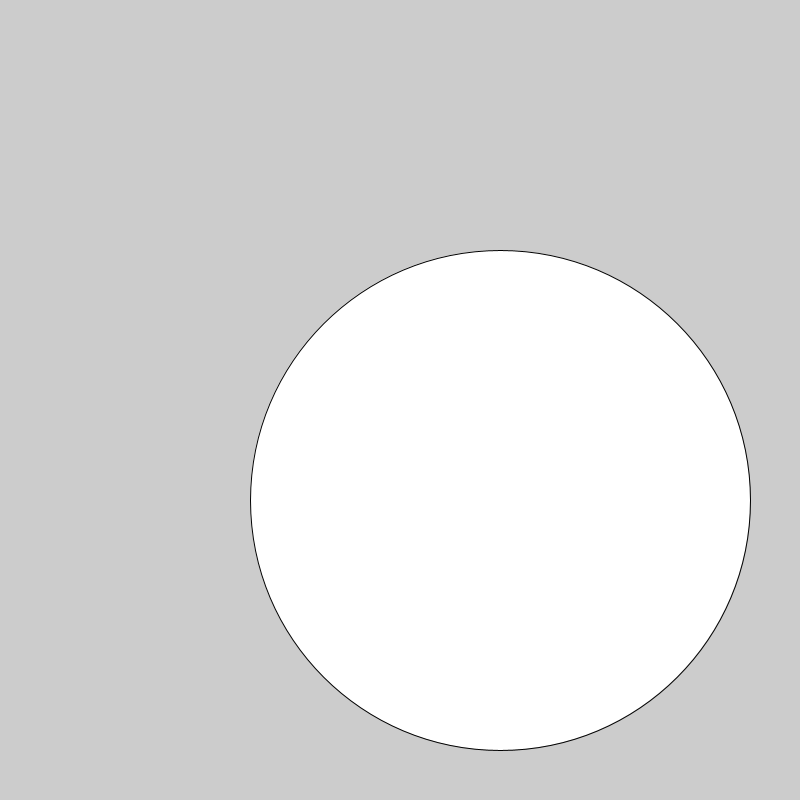
Frame 1 (no input)
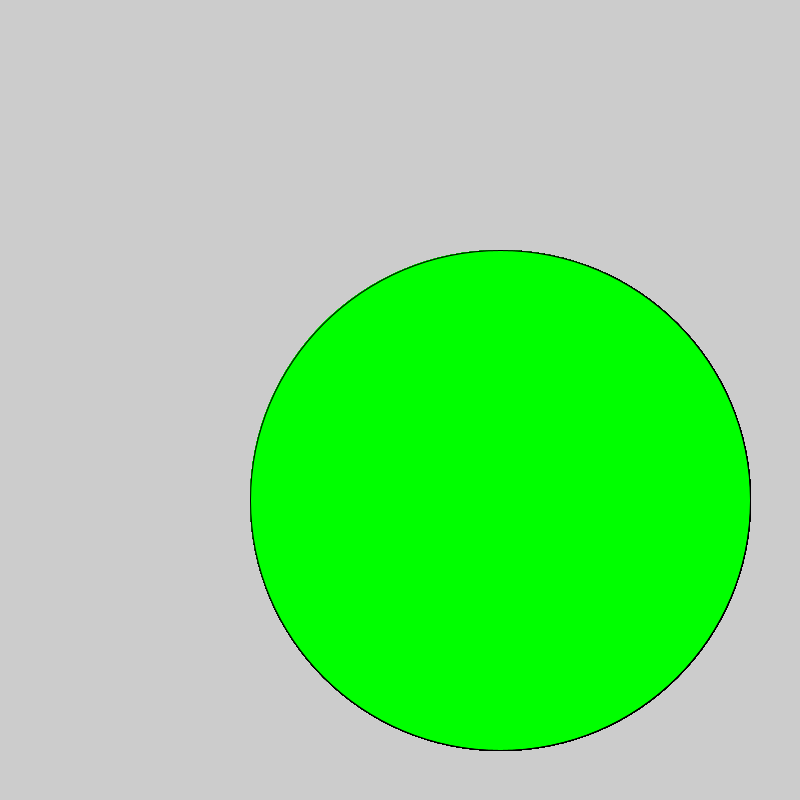
Frame 60 (the mouse pressed at the canvas centre just before this capture)
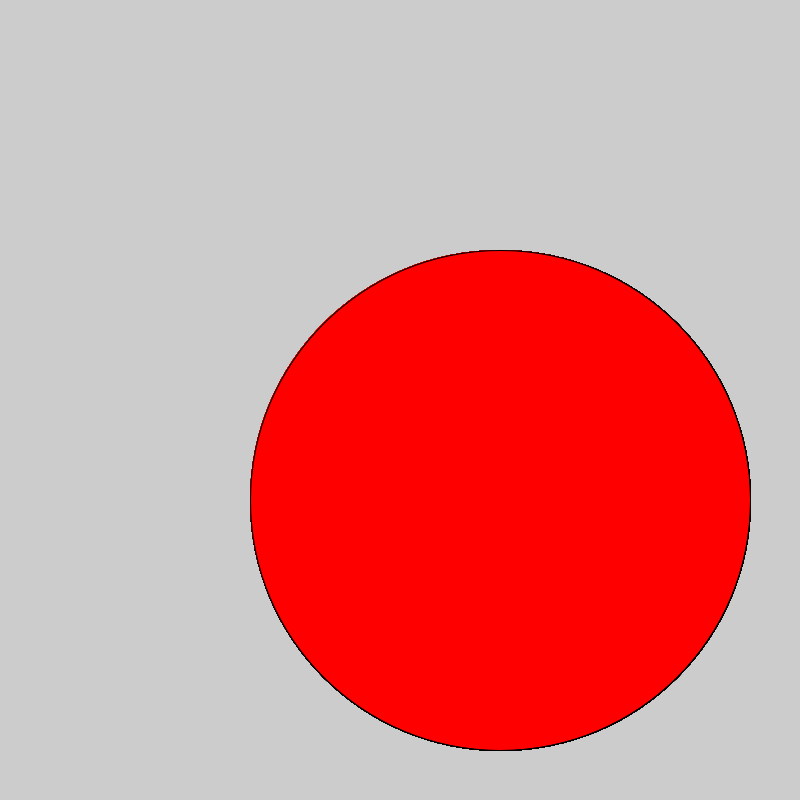
Frame 120 (the mouse held since frame 60 and released just before this capture)

The Processing sketch that drew these frames (run headless with seeded random() and noise(); from frame 60 on, the mouse is pressed at the canvas centre):

// Processing sketch: sketch_190228a
// ── sketch_190228a.pde
void setup(){
size(800, 800);
}

void draw(){
 ellipse(500, 500, 500, 500);
 fill(0,255,0);
 if(mousePressed){
   fill(255, 0, 0);
   
 }
}
